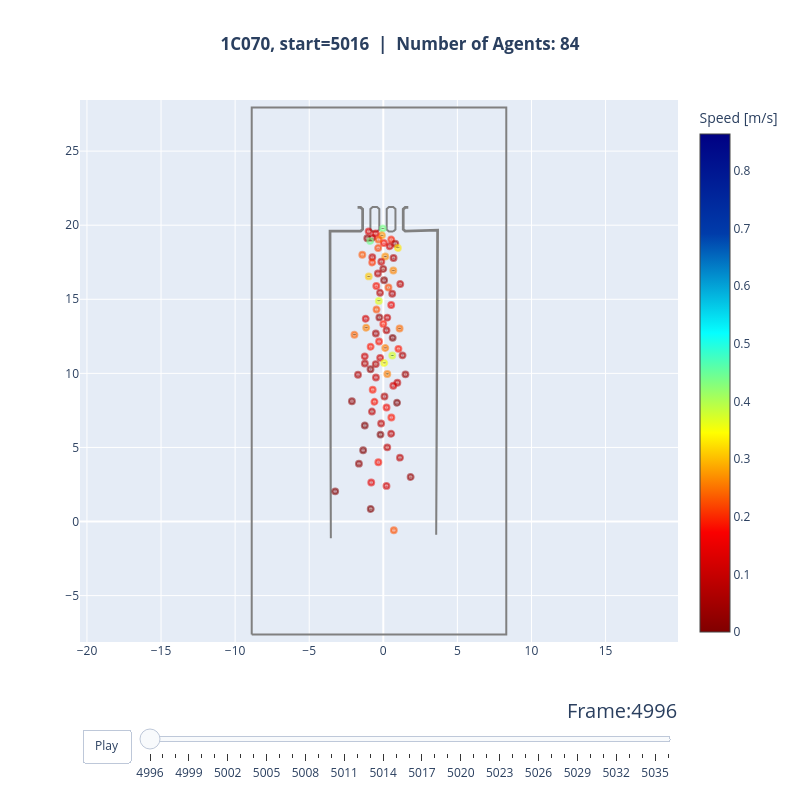

Notebook code cell kept with this figure:
### Markdown cell above
## Animation of trajectories

### Code cell
walkable_area = pedpy.WalkableArea(geometry)
for filename in filenames[0:1]:
    df, frame_after_decrease = get_first_frame_pedestrian_passes_line(filename)
    df["ox"] = 0.0
    df["oy"] = 0.1
    delta_frame = 20
    start = frame_after_decrease - delta_frame
    end = frame_after_decrease +  delta_frame
    df = df[(df["frame"] >= start) & (df["frame"] <= end)]
    trajectory_data = pedpy.TrajectoryData(df, frame_rate=50)
    anim = animate(
        trajectory_data,
        walkable_area,
        every_nth_frame=1,
        title_note=f"{extract_title(filename)}, start={frame_after_decrease}",
    )
    anim.show()
